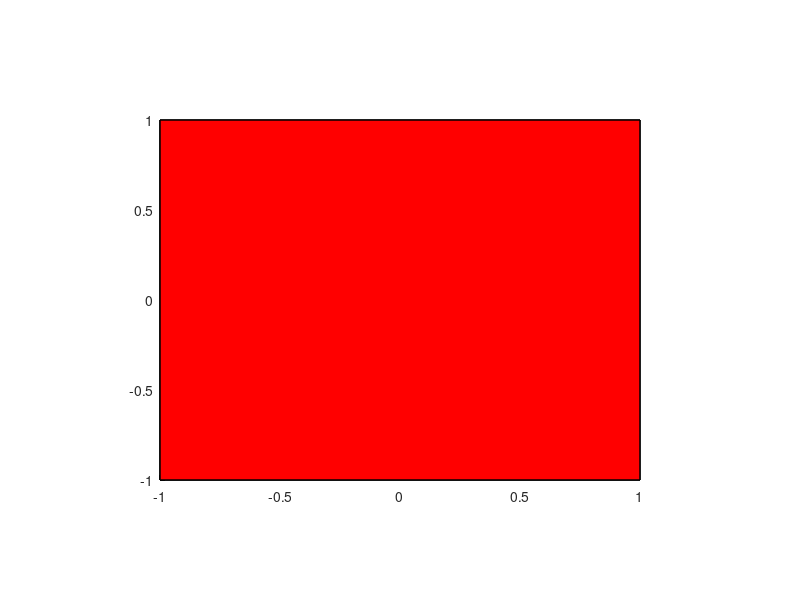

This figure's MATLAB source: (Note: this script raises an error after producing the figure.)
format compact
axes('Position',[0.2 0.2 0.6 0.6]);
vert = [-1 -1 -1;  1 -1 -1;  1  1 -1; -1  1 -1;
         -1 -1  1;  1 -1  1;  1  1  1; -1  1  1];
fac = [1 2 3 4; ...
    5 6 7 8; ...
    1 2 6 5; ...
    2 3 7 6; ...
    3 4 8 7; ...
    4 1 5 8];
patch('Faces',fac,'Vertices',vert,'FaceColor','r');
material shiny;
alpha(0.8);
alphamap('rampdown');
view(30,30);